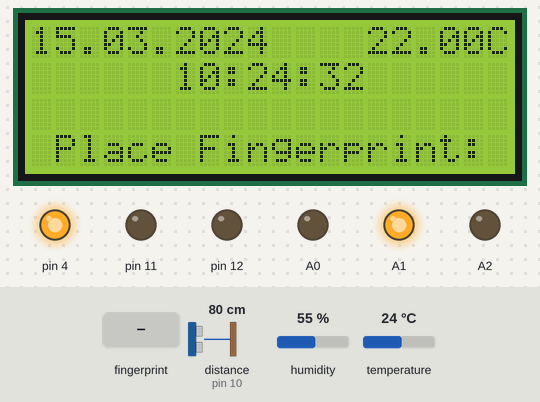
Bench run of a sketch on a simulated Arduino Uno, built with avr-gcc and run on an emulated ATmega328P. Parts: 20×4 character LCD, output pins drawn as LEDs (lit = HIGH). The test bench sets the inputs (shaded band); at power-on: distance to the obstacle (sensor on pin 10) 80 cm, humidity 55 %, temperature 24 °C. The echo pulse lasts 58.3 µs per cm; the local clock reads 2024-03-15 10:24:30 at power-on unless the sketch sets it; the modem accepts every AT command (registered, SIM ready, sends succeed) and sends nothing else; pins used as bus, display or sensor lines are not drawn.

Above: at 2.4 s.
2.5 s: finger stored as number 1 placed on the sensor
At 5.8 s:
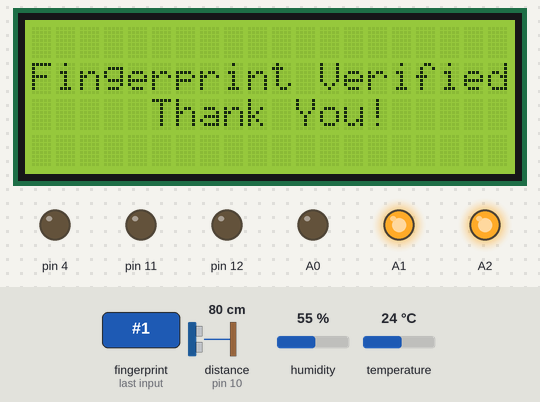
At 10.6 s:
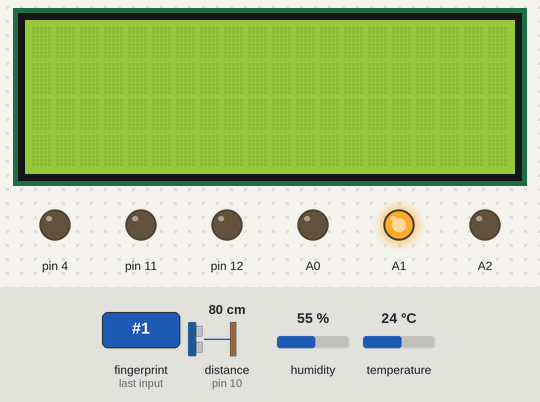
Timing chart, 0 to 13.6 s (numbered marks = the images above; inputs shaded):
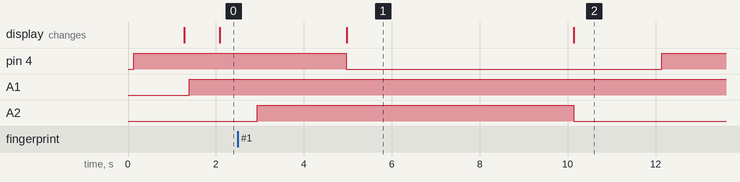

Measured:
- after the input at 2.5 s, pin 4: HIGH → LOW after 2.5 s, → HIGH 7.2 s later; A2: LOW → HIGH after 0.44 s, → LOW 7.2 s later; the display: changes after 2.5 s (image 1)
- what the display in image 1 shows lasts 5.1 s, from 5.0 s to 10.1 s

The sketch:

Project.ino
```cpp
#include <DS3231.h>
#include <Wire.h>
#include <LiquidCrystal_I2C.h>
#include <Adafruit_Fingerprint.h>
#include <SoftwareSerial.h>
#include <dht.h>
#include <Arduino.h>

//ultrasonic
#define trig 9
#define echo 10

//LCD
LiquidCrystal_I2C lcd(0x27, 20, 4);

//rtc
DS3231 rtc(SDA, SCL);

//fingerprint
SoftwareSerial mySerial(2, 3);
Adafruit_Fingerprint finger = Adafruit_Fingerprint(&mySerial);

//gsm
SoftwareSerial SIM900 (7,8); //RX,TX

//temperatue Sensor
dht temp;

//===================== Global Variables ==============================
int count = 0;
double temperature;
String name;
String date;
String time;
long disCm;
bool isValid = false;
int i = 0;

void setup() {

  //GSM
  SIM900.begin(9600);

  //LCD
  lcd.init();
  lcd.begin(20, 4);
  lcd.backlight();

  //RTC
  rtc.begin();

  //Initialize Time
  // rtc.setDate(20, 7, 2023);
  // rtc.setTime(22,40,20);

  //Relay
  pinMode(4, OUTPUT);
  digitalWrite(4,HIGH);

  //ultrasonic
  pinMode(trig , OUTPUT);
  pinMode(echo , INPUT);

  //pin:11 for fans & pin:12 for cooling module
  pinMode(11,OUTPUT);
  pinMode(12,OUTPUT);

  //LED
  pinMode(A0, OUTPUT);
  pinMode(A1, OUTPUT);
  pinMode(A2, OUTPUT);

  //Fingerprint detect test
  while (!Serial);
  delay(100);

  // set the data rate for the sensor serial port
  finger.begin(57600);
  delay(5);
  if (finger.verifyPassword()) {
  } else {
    while (1) {
       delay(1);
      }
  }

}

void loop() {

  //RTC
  date = rtc.getDateStr();
  time = rtc.getTimeStr();

  //Temperature Sensor
  temp.read22(6);
  temperature = temp.temperature - 2;

  //LCD
  LCD(date, time, temperature);

  //fingerprint
  getFingerprintIDez();
  delay(50);

  //Ultrasonic


  //Peltier Module
  coolingSystem(temperature);

}

// returns -1 if failed, otherwise returns ID #
int getFingerprintIDez() {
  lcd.setCursor(1, 3);
  lcd.print("Place Fingerprint:");

  uint8_t p = finger.getImage();
  if (p != FINGERPRINT_OK)  return -1;

  p = finger.image2Tz();
  if (p != FINGERPRINT_OK)  return -1;

  p = finger.fingerFastSearch();
  if (p != FINGERPRINT_OK){

    lcd.clear();
    lcd.setCursor(1, 1);
    lcd.print("Invalid Fingerprint");
    delay(1200);
    lcd.clear();

    //If fingerprint doesn't match; sounds a buzzer and allows to re-insert upto 3 times
    for(int i=0; i<3; i++){
      digitalWrite(5, HIGH);
      delay(300);
      digitalWrite(5, LOW);
      delay(100);
    }
    delay(2000);

    count++;

    if (isValid == true){
      count = 0;
    }

    if(count == 3){
      lcd.clear();
      lcd.setCursor(1, 1);
      lcd.print("Try Again in 30s!");

      delay(25000);

      count=0;

      //Message to Security
      SendMessage("+94776044674",("Unauthorized Access!"));
      if (SIM900.available() > 0)
        Serial.write(SIM900.read());

      delay(5000);

      //Message to Pharmacy-in-Charge
      SendMessage("+94771773680",("Unauthorized Access!")); //94771773680 94771084473
      if (SIM900.available() > 0)
        Serial.write(SIM900.read());

      lcd.clear();
    }

    while (!finger.getImage());
    return -1;
  }

  //================================== found a match!===================================================

  int fingerPrintId = finger.fingerID;
  isValid = true;

  switch(fingerPrintId){
    case 1:
      name = "Achala";
      break;
    case 2:
      name = "Devindi";
      break;
    case 3:
      name = "Wethma";
      break;
    case 4:
      name = "Jithmi";
      break;
    case 5:
      name = "Dinuka";
      break;
  }


  //LED on
  digitalWrite(A2, HIGH);
  delay(2000);

  //LCD
  lcd.clear();
  lcd.setCursor(0, 1);
  lcd.print("Fingerprint Verified");
  lcd.setCursor(5, 2);
  lcd.print("Thank You!");

  //Unlock
  digitalWrite(4, LOW);
  SendMessage("+94776044674",("Door is Opened by " + name).c_str());
  if (SIM900.available() > 0)
    SIM900.read();

  delay(2000);

  //LED off
  digitalWrite(A2, LOW);

  lcd.clear();

  //Lock
  delay(2000);
  digitalWrite(4,HIGH);

  // //Ultrasonic
  while(true){
    distance();
      if(isValid==true && disCm <16){
      SendMessage("+94776044674",("Door is Closed"));
       if (SIM900.available() > 0)
        Serial.write(SIM900.read());


      }
  }


  while(!finger.getImage());
  return fingerPrintId;

}

//========================== Ultarsonic =====================================
 int distance(){
  digitalWrite(trig , LOW);
  delayMicroseconds(2);
  digitalWrite(trig , HIGH);
  delayMicroseconds(10);
  digitalWrite(trig , LOW);

  long time = pulseIn(echo, HIGH);

  disCm = time * 0.034 / 2;

  if(isValid==true && disCm <16){
    SendMessage("+94776044674",("Door is Closed"));
    if (SIM900.available() > 0)
      Serial.write(SIM900.read());

  }
  return disCm;
}

//==========================GSM Function=====================================================
void SendMessage(const char* recipient, const char* message){
  SIM900.println("AT+CMGF=1");
  delay(1000);
  SIM900.print("AT+CMGS=\"");
  SIM900.print(recipient);  // Set the recipient phone number
  SIM900.println("\"");
  delay(1000);
  SIM900.println(message);
  delay(1000);

  SIM900.write(26);  // Send the Ctrl+Z character to indicate the end of the message
  delay(100);
}

//================================== Peltier Module ====================================
void coolingSystem(double temperature){
  if(temperature > 28){
    //LED
    digitalWrite(A0, HIGH);
    digitalWrite(A1, LOW);

    //Cooling Module On
    digitalWrite(12,HIGH);
    //Fans On
    digitalWrite(11,HIGH);

  }
  else{
    //LED
    digitalWrite(A1,HIGH);
    digitalWrite(A0, LOW);

    //Cooling Module Off
    digitalWrite(12,LOW);
    //Fans On 5s for Cool Heatsinks
    //delay(10000);

    //Fans Off
    digitalWrite(11,LOW);

  }

}

//================================= LCD ==========================================
void LCD(String date, String time, double temperature){

  lcd.setCursor(0, 0);
  lcd.print(date);
  lcd.setCursor(6, 1);
  lcd.print(time);
  lcd.setCursor(14, 0);
  lcd.print(temperature);
  lcd.print("C");
}
```
